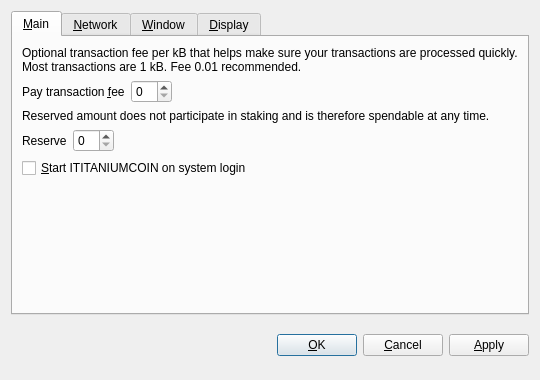
<?xml version="1.0" encoding="UTF-8"?>
<ui version="4.0">
 <class>OptionsDialog</class>
 <widget class="QDialog" name="OptionsDialog">
  <property name="geometry">
   <rect>
    <x>0</x>
    <y>0</y>
    <width>540</width>
    <height>380</height>
   </rect>
  </property>
  <property name="windowTitle">
   <string>Options</string>
  </property>
  <property name="modal">
   <bool>true</bool>
  </property>
  <layout class="QVBoxLayout" name="verticalLayout">
   <item>
    <widget class="QTabWidget" name="tabWidget">
     <property name="tabPosition">
      <enum>QTabWidget::North</enum>
     </property>
     <property name="currentIndex">
      <number>0</number>
     </property>
     <widget class="QWidget" name="tabMain">
      <attribute name="title">
       <string>&amp;Main</string>
      </attribute>
      <layout class="QVBoxLayout" name="verticalLayout_Main">
       <item>
        <widget class="QLabel" name="transactionFeeInfoLabel">
         <property name="text">
          <string>Optional transaction fee per kB that helps make sure your transactions are processed quickly. Most transactions are 1 kB. Fee 0.01 recommended.</string>
         </property>
         <property name="textFormat">
          <enum>Qt::PlainText</enum>
         </property>
         <property name="wordWrap">
          <bool>true</bool>
         </property>
        </widget>
       </item>
       <item>
        <layout class="QHBoxLayout" name="horizontalLayoutFee">
         <item>
          <widget class="QLabel" name="transactionFeeLabel">
           <property name="text">
            <string>Pay transaction &amp;fee</string>
           </property>
           <property name="textFormat">
            <enum>Qt::PlainText</enum>
           </property>
           <property name="buddy">
            <cstring>transactionFee</cstring>
           </property>
          </widget>
         </item>
         <item>
          <widget class="BitcoinAmountField" name="transactionFee"/>
         </item>
         <item>
          <spacer name="horizontalSpacerFee">
           <property name="orientation">
            <enum>Qt::Horizontal</enum>
           </property>
           <property name="sizeHint" stdset="0">
            <size>
             <width>40</width>
             <height>20</height>
            </size>
           </property>
          </spacer>
         </item>
        </layout>
       </item>
       <item>
        <widget class="QLabel" name="reserveBalanceInfoLabel">
         <property name="text">
          <string>Reserved amount does not participate in staking and is therefore spendable at any time.</string>
         </property>
         <property name="textFormat">
          <enum>Qt::PlainText</enum>
         </property>
         <property name="wordWrap">
          <bool>true</bool>
         </property>
        </widget>
       </item>
       <item>
        <layout class="QHBoxLayout" name="horizontalLayoutReserveBalance">
         <item>
          <widget class="QLabel" name="reserveBalanceLabel">
           <property name="text">
            <string>Reserve</string>
           </property>
           <property name="textFormat">
            <enum>Qt::PlainText</enum>
           </property>
           <property name="buddy">
            <cstring>reserveBalance</cstring>
           </property>
          </widget>
         </item>
         <item>
          <widget class="BitcoinAmountField" name="reserveBalance"/>
         </item>
         <item>
          <spacer name="horizontalSpacerReserveBalance">
           <property name="orientation">
            <enum>Qt::Horizontal</enum>
           </property>
           <property name="sizeHint" stdset="0">
            <size>
             <width>40</width>
             <height>20</height>
            </size>
           </property>
          </spacer>
         </item>
        </layout>
       </item>
       <item>
        <widget class="QCheckBox" name="bitcoinAtStartup">
         <property name="toolTip">
          <string>Automatically start ITITANIUMCOIN after logging in to the system.</string>
         </property>
         <property name="text">
          <string>&amp;Start ITITANIUMCOIN on system login</string>
         </property>
        </widget>
       </item>
       <item>
        <spacer name="verticalSpacer_Main">
         <property name="orientation">
          <enum>Qt::Vertical</enum>
         </property>
         <property name="sizeHint" stdset="0">
          <size>
           <width>20</width>
           <height>40</height>
          </size>
         </property>
        </spacer>
       </item>
      </layout>
     </widget>
     <widget class="QWidget" name="tabNetwork">
      <attribute name="title">
       <string>&amp;Network</string>
      </attribute>
      <layout class="QVBoxLayout" name="verticalLayout_Network">
       <item>
        <widget class="QCheckBox" name="mapPortUpnp">
         <property name="toolTip">
          <string>Automatically open the ITITANIUMCOIN client port on the router. This only works when your router supports UPnP and it is enabled.</string>
         </property>
         <property name="text">
          <string>Map port using &amp;UPnP</string>
         </property>
        </widget>
       </item>
       <item>
        <widget class="QCheckBox" name="connectSocks">
         <property name="toolTip">
          <string>Connect to the ITITANIUMCOIN network through a SOCKS proxy (e.g. when connecting through Tor).</string>
         </property>
         <property name="text">
          <string>&amp;Connect through SOCKS proxy:</string>
         </property>
        </widget>
       </item>
       <item>
        <layout class="QHBoxLayout" name="horizontalLayout_Network">
         <item>
          <widget class="QLabel" name="proxyIpLabel">
           <property name="text">
            <string>Proxy &amp;IP:</string>
           </property>
           <property name="textFormat">
            <enum>Qt::PlainText</enum>
           </property>
           <property name="buddy">
            <cstring>proxyIp</cstring>
           </property>
          </widget>
         </item>
         <item>
          <widget class="QValidatedLineEdit" name="proxyIp">
           <property name="maximumSize">
            <size>
             <width>140</width>
             <height>16777215</height>
            </size>
           </property>
           <property name="toolTip">
            <string>IP address of the proxy (e.g. 127.0.0.1)</string>
           </property>
          </widget>
         </item>
         <item>
          <widget class="QLabel" name="proxyPortLabel">
           <property name="text">
            <string>&amp;Port:</string>
           </property>
           <property name="textFormat">
            <enum>Qt::PlainText</enum>
           </property>
           <property name="buddy">
            <cstring>proxyPort</cstring>
           </property>
          </widget>
         </item>
         <item>
          <widget class="QLineEdit" name="proxyPort">
           <property name="maximumSize">
            <size>
             <width>55</width>
             <height>16777215</height>
            </size>
           </property>
           <property name="toolTip">
            <string>Port of the proxy (e.g. 9050)</string>
           </property>
          </widget>
         </item>
         <item>
          <widget class="QLabel" name="socksVersionLabel">
           <property name="text">
            <string>SOCKS &amp;Version:</string>
           </property>
           <property name="textFormat">
            <enum>Qt::PlainText</enum>
           </property>
           <property name="buddy">
            <cstring>socksVersion</cstring>
           </property>
          </widget>
         </item>
         <item>
          <widget class="QValueComboBox" name="socksVersion">
           <property name="toolTip">
            <string>SOCKS version of the proxy (e.g. 5)</string>
           </property>
          </widget>
         </item>
         <item>
          <spacer name="horizontalSpacer_Network">
           <property name="orientation">
            <enum>Qt::Horizontal</enum>
           </property>
           <property name="sizeHint" stdset="0">
            <size>
             <width>40</width>
             <height>20</height>
            </size>
           </property>
          </spacer>
         </item>
        </layout>
       </item>
       <item>
        <spacer name="verticalSpacer_Network">
         <property name="orientation">
          <enum>Qt::Vertical</enum>
         </property>
         <property name="sizeHint" stdset="0">
          <size>
           <width>20</width>
           <height>40</height>
          </size>
         </property>
        </spacer>
       </item>
      </layout>
     </widget>
     <widget class="QWidget" name="tabWindow">
      <attribute name="title">
       <string>&amp;Window</string>
      </attribute>
      <layout class="QVBoxLayout" name="verticalLayout_Window">
       <item>
        <widget class="QCheckBox" name="minimizeToTray">
         <property name="toolTip">
          <string>Show only a tray icon after minimizing the window.</string>
         </property>
         <property name="text">
          <string>&amp;Minimize to the tray instead of the taskbar</string>
         </property>
        </widget>
       </item>
       <item>
        <widget class="QCheckBox" name="minimizeOnClose">
         <property name="toolTip">
          <string>Minimize instead of exit the application when the window is closed. When this option is enabled, the application will be closed only after selecting Quit in the menu.</string>
         </property>
         <property name="text">
          <string>M&amp;inimize on close</string>
         </property>
        </widget>
       </item>
       <item>
        <spacer name="verticalSpacer_Window">
         <property name="orientation">
          <enum>Qt::Vertical</enum>
         </property>
         <property name="sizeHint" stdset="0">
          <size>
           <width>20</width>
           <height>40</height>
          </size>
         </property>
        </spacer>
       </item>
      </layout>
     </widget>
     <widget class="QWidget" name="tabDisplay">
      <attribute name="title">
       <string>&amp;Display</string>
      </attribute>
      <layout class="QVBoxLayout" name="verticalLayout_Display">
       <item>
        <layout class="QHBoxLayout" name="horizontalLayout_1_Display">
         <item>
          <widget class="QLabel" name="langLabel">
           <property name="text">
            <string>User Interface &amp;language:</string>
           </property>
           <property name="textFormat">
            <enum>Qt::PlainText</enum>
           </property>
           <property name="buddy">
            <cstring>lang</cstring>
           </property>
          </widget>
         </item>
         <item>
          <widget class="QValueComboBox" name="lang">
           <property name="toolTip">
            <string>The user interface language can be set here. This setting will take effect after restarting ITITANIUMCOIN.</string>
           </property>
          </widget>
         </item>
        </layout>
       </item>
       <item>
        <layout class="QHBoxLayout" name="horizontalLayout_2_Display">
         <item>
          <widget class="QLabel" name="unitLabel">
           <property name="text">
            <string>&amp;Unit to show amounts in:</string>
           </property>
           <property name="textFormat">
            <enum>Qt::PlainText</enum>
           </property>
           <property name="buddy">
            <cstring>unit</cstring>
           </property>
          </widget>
         </item>
         <item>
          <widget class="QValueComboBox" name="unit">
           <property name="toolTip">
            <string>Choose the default subdivision unit to show in the interface and when sending coins.</string>
           </property>
          </widget>
         </item>
        </layout>
       </item>
       <item>
        <widget class="QCheckBox" name="displayAddresses">
         <property name="toolTip">
          <string>Whether to show ITITANIUMCOIN addresses in the transaction list or not.</string>
         </property>
         <property name="text">
          <string>&amp;Display addresses in transaction list</string>
         </property>
        </widget>
       </item>
       <item>
        <widget class="QCheckBox" name="coinControlFeatures">
         <property name="toolTip">
          <string>Whether to show coin control features or not.</string>
         </property>
         <property name="text">
          <string>Display coin &amp;control features (experts only!)</string>
         </property>
        </widget>
       </item>
       <item>
        <spacer name="verticalSpacer_Display">
         <property name="orientation">
          <enum>Qt::Vertical</enum>
         </property>
         <property name="sizeHint" stdset="0">
          <size>
           <width>20</width>
           <height>40</height>
          </size>
         </property>
        </spacer>
       </item>
      </layout>
     </widget>
    </widget>
   </item>
   <item>
    <layout class="QHBoxLayout" name="horizontalLayout_Buttons">
     <item>
      <spacer name="horizontalSpacer_1">
       <property name="orientation">
        <enum>Qt::Horizontal</enum>
       </property>
       <property name="sizeHint" stdset="0">
        <size>
         <width>40</width>
         <height>48</height>
        </size>
       </property>
      </spacer>
     </item>
     <item>
      <widget class="QLabel" name="statusLabel">
       <property name="font">
        <font>
         <weight>75</weight>
         <bold>true</bold>
        </font>
       </property>
       <property name="text">
        <string/>
       </property>
       <property name="textFormat">
        <enum>Qt::PlainText</enum>
       </property>
       <property name="wordWrap">
        <bool>true</bool>
       </property>
      </widget>
     </item>
     <item>
      <spacer name="horizontalSpacer_2">
       <property name="orientation">
        <enum>Qt::Horizontal</enum>
       </property>
       <property name="sizeHint" stdset="0">
        <size>
         <width>40</width>
         <height>48</height>
        </size>
       </property>
      </spacer>
     </item>
     <item>
      <widget class="QPushButton" name="okButton">
       <property name="text">
        <string>&amp;OK</string>
       </property>
      </widget>
     </item>
     <item>
      <widget class="QPushButton" name="cancelButton">
       <property name="text">
        <string>&amp;Cancel</string>
       </property>
       <property name="autoDefault">
        <bool>false</bool>
       </property>
      </widget>
     </item>
     <item>
      <widget class="QPushButton" name="applyButton">
       <property name="text">
        <string>&amp;Apply</string>
       </property>
       <property name="autoDefault">
        <bool>false</bool>
       </property>
      </widget>
     </item>
    </layout>
   </item>
  </layout>
 </widget>
 <customwidgets>
  <customwidget>
   <class>BitcoinAmountField</class>
   <extends>QSpinBox</extends>
   <header>bitcoinamountfield.h</header>
  </customwidget>
  <customwidget>
   <class>QValueComboBox</class>
   <extends>QComboBox</extends>
   <header>qvaluecombobox.h</header>
  </customwidget>
  <customwidget>
   <class>QValidatedLineEdit</class>
   <extends>QLineEdit</extends>
   <header>qvalidatedlineedit.h</header>
  </customwidget>
 </customwidgets>
 <resources/>
 <connections/>
</ui>
